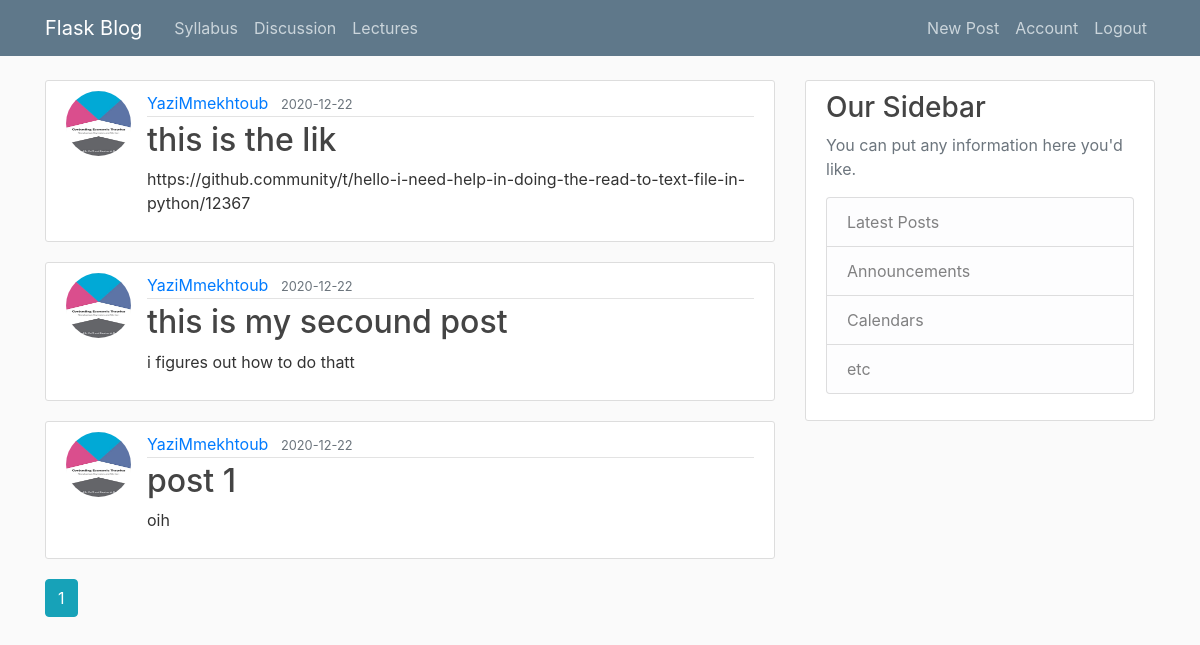
The page /home (signed in) on the database as committed earlier.
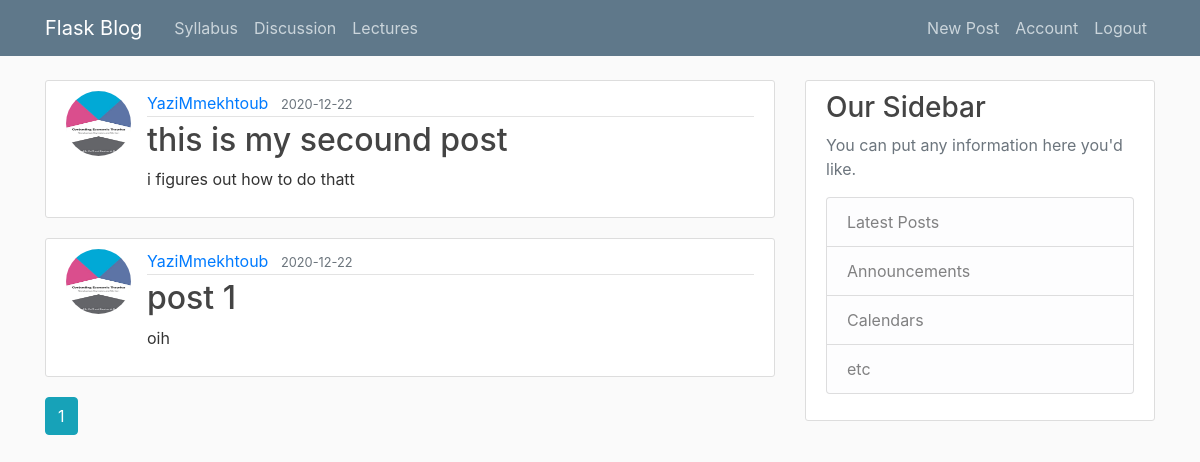
The same page on the database as committed later.
### flaskblog/models.py (models this page shows, shortened)
class Post(db.Model):
    id = db.Column(db.Integer, primary_key=True)
    title = db.Column(db.String(100), nullable=False)
    date_posted = db.Column(db.DateTime, nullable=False,
                            default=datetime.utcnow)
    content = db.Column(db.Text, nullable=False)
    user_id = db.Column(db.Integer, db.ForeignKey('user.id'), nullable=False)

class User(db.Model, UserMixin):
    id = db.Column(db.Integer, primary_key=True)
    username = db.Column(db.String(20), unique=True, nullable=False)
    email = db.Column(db.String(120), unique=True, nullable=False)
    image_file = db.Column(db.String(20), nullable=False,
                           default='default.jpg')
    password = db.Column(db.String(60), nullable=False)
    posts = db.relationship('Post', backref='author', lazy=True)

### flaskblog/main/routes.py (the view)
@main.route("/home")
@login_required
def home():
    page = request.args.get('page', 1, type=int)
    posts = Post.query.order_by(
        Post.date_posted.desc()).paginate(page=page, per_page=5)
    return render_template('home.html', posts=posts)

### flaskblog/models.py (called while the page is built)
@login_manager.user_loader
def load_user(user_id):
    return User.query.get(int(user_id))

### flaskblog/templates/home.html
{% extends "layout.html" %}
{% block content %}
{% for post in posts.items %}
<article class="media content-section">
  <img class="rounded-circle article-img"
    src="{{ url_for('static', filename='profile_pics/' + post.author.image_file) }}">
  <div class="media-body">
    <div class="article-metadata">
      <a class="mr-2"
        href="{{ url_for('users.user_posts', username=post.author.username) }}">{{ post.author.username }}</a>
      <small class="text-muted">{{ post.date_posted.strftime('%Y-%m-%d') }}</small>
    </div>
    <h2><a class="article-title" href="{{ url_for('posts.post', post_id=post.id) }}">{{ post.title }}</a></h2>
    <p class="article-content">{{ post.content }}</p>
  </div>
</article>
{% endfor %}
{% for page_num in posts.iter_pages(left_edge=1, right_edge=1, left_current=1, right_current=2) %}
{% if page_num %}
{% if posts.page == page_num %}
<a class="btn btn-info mb-4" href="{{ url_for('main.home', page=page_num) }}">{{ page_num }}</a>
{% else %}
<a class="btn btn-outline-info mb-4" href="{{ url_for('main.home', page=page_num) }}">{{ page_num }}</a>
{% endif %}
{% else %}
...
{% endif %}
{% endfor %}
{% endblock content %}

Rows that differ between the two databases and show on the page:
removed Post: image_file (placeholder picture), author.username "YaziMmekhtoub", date_posted "2020-12-22", title "this is the lik", content "https://github.community/t/hello-i-need-help-in-doing-the-read-to-text-file-in-python/12367"
